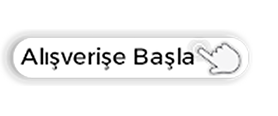
#> input picture GWD/ alısverise basla.png, 278 x 116 px, found by its file name; its folder holds 4 pictures in this run
$ python main.py   (older library calls are emulated)
#> lines starting #> are read from the running program, lines starting #| are printed output that depends on the picture
from PIL import Image
import glob
import os
img_dir = "C:/Users/Muhammet.ORHAN/Desktop/Python/İmageResizer/GWD/"
dirs = os.listdir(img_dir)


def resize_bulk_images():
    for img in dirs:
        if os.path.isfile(img_dir + img):
            im = Image.open(img_dir + img)
#> im is the input picture: PIL image 278x116 RGBA; mean R, G, B, A 226.6, 226.6, 226.6, 79.5
            imageWidth = int(round(im.size[0]*0.5))
#> imageWidth = 139
            image_height = int(round(im.size[1]*0.5))
#> image_height = 58

            print(int(im.size[0])-imageWidth, int(im.size[1])-image_height)
#| 139 58

            f, e = os.path.splitext(img_dir + img)
            imResize = im.resize((imageWidth, image_height), Image.ANTIALIAS)
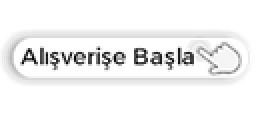
#> imResize: PIL image 139x58 RGBA (shown 2 times larger); mean R, G, B, A 84.7, 84.7, 84.8, 79.4; transparent parts drawn white
#> pass 3 of the loop in resize_bulk_images, `for img in dirs:`:
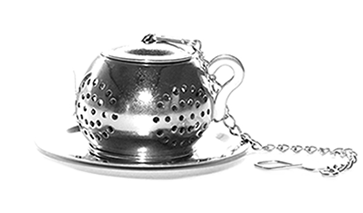
#> input picture GWD/ süzgec.png, 363 x 213 px, found by its file name
#> in resize_bulk_images, im is the input picture: PIL image 363x213 RGBA; mean R, G, B, A 225.5, 225.5, 225.5, 85.2
#| 181 107
#> in resize_bulk_images, `imResize = im.resize((imageWidth, image_height), Image.ANTIALIAS)`:
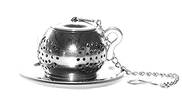
#> imResize: PIL image 182x106 RGBA; mean R, G, B, A 69.2, 69.2, 69.2, 85.2; transparent parts drawn white
#> the loop made 4 passes; the first 3 are shown
            imResize.save(f + '_resized.png', quality=100)


print('Bulk images re-structure started...')


resize_bulk_images()


print('Bulk images re-structure finished...')
